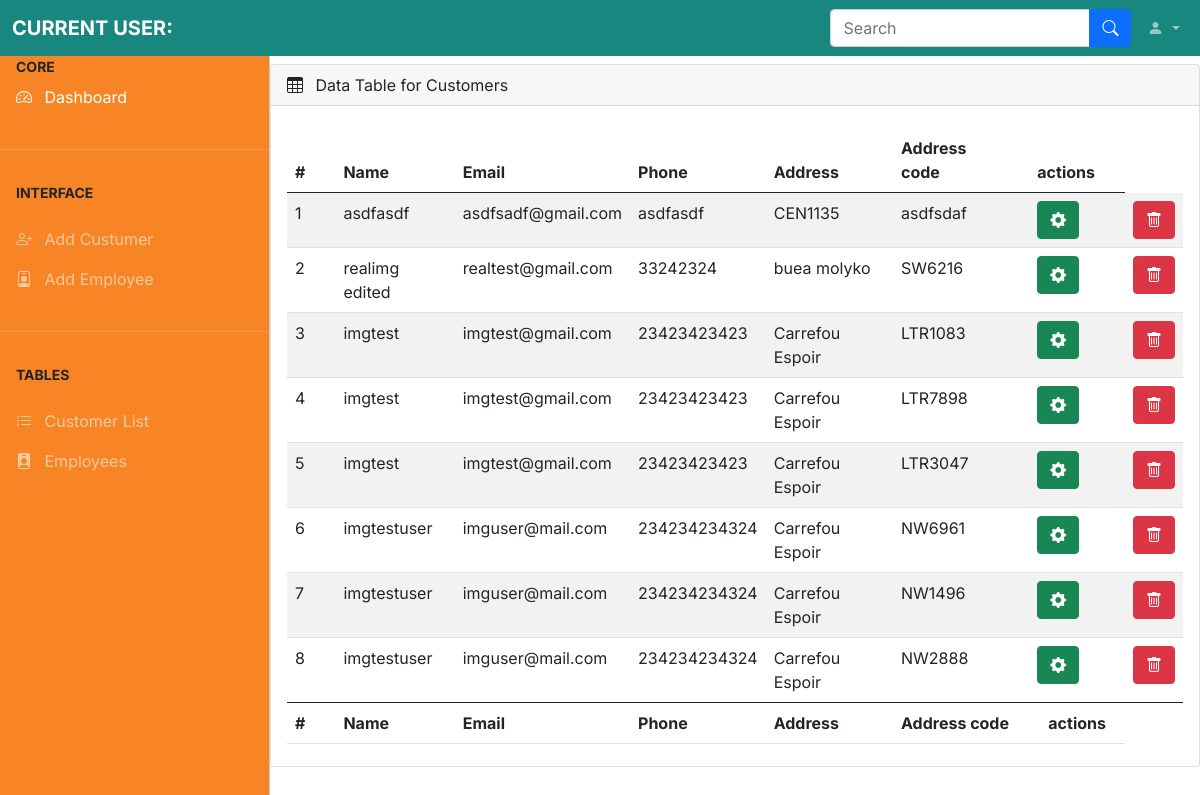
The page /controls/users.php on the database its author committed.
### tables this page shows
CREATE TABLE IF NOT EXISTS `customers` (
  `id` int NOT NULL AUTO_INCREMENT,
  `user_name` varchar(40) NOT NULL,
  `user_email` varchar(40) NOT NULL,
  `user_phone` varchar(40) NOT NULL,
  `user_pictures` varchar(255) NOT NULL,
  `user_address` varchar(40) NOT NULL,
  `adrcode` varchar(40) NOT NULL,
  `userimg1` varchar(250) DEFAULT NULL,
  `userimg2` varchar(250) DEFAULT NULL,
  `userimg3` varchar(250) DEFAULT NULL,
  PRIMARY KEY (`id`)
);

### controls/users.php (called while the page is built, shortened)
<?php
try{
    include __DIR__.'/../includes/connect.php';
    include __DIR__.'/../functions/functions.php';
    $customers = getall($pdo, 'customers');
    $sum = 0;
    include __DIR__ . '/../templates/users.html.php';
    $output = ob_get_clean();
}catch (PDOException $e){
    $title = 'An error occured';
    $output = 'Unable to establish connection to due to the error '.$e->getMessage();
}
include __DIR__ . '/../templates/adminlayout.html.php';

### functions/functions.php (called while the page is built, shortened)
<?php
function query($pdo, $sql, $parameters = []) {
    $query = $pdo->prepare($sql);
    $query->execute($parameters);
    return $query;
}
function getall($pdo, $table){
    $sql = 'SELECT * FROM `'.$table.'`';
    $resutl = query($pdo, $sql);
    return $resutl->fetchAll();
}

### templates/users.html.php (the view, shortened to what this page needs)
<div class="row">
          <div class="col-md-12 mb-3">
            <div class="card">
              <div class="card-header">
                <span><i class="bi bi-table me-2"></i></span> Data Table for Customers
              </div>
              <div class="card-body">
                <div class="table-responsive">
                  <table
                    id="example"
                    class="table table-striped data-table"
                    style="width: 100%"
                  >
                    <thead>
                      <tr>
                        <th>#</th>
                        <th>Name</th>
                        <th>Email</th>
                        <th>Phone</th>
                        <th>Address</th>
                        <th>Address code</th>
                        <th><Center>actions</Center></th>
                      </tr>
                    </thead>
                    <tbody>
                    <?php foreach ($customers as $cust): ?>
                      <tr>
                        <td><?= $sum+=1?></td>
                        <td><?=$cust['user_name']?></td>
                        <td><?=$cust['user_email']?></td>
                        <td><?=$cust['user_phone']?></td>
                        <td><?=$cust['user_address']?></td>
                        <td><?=$cust['adrcode']?></td>
                          <td>
                              <a href="edituser.php?id=<?=$cust['id']?>"><button class="btn btn-success"><span class="bi bi-gear-fill"></span></button>
                          </td>
                          <td>
                            <button type="button" class="btn btn-danger" data-bs-toggle="modal" data-bs-target="#<?=$cust['adrcode']?>">
                              <span class="bi bi-trash"></span>
                            </button>
                          </td>
                      </tr>
                    <?php endforeach; ?>
                    </tbody>
                    <tfoot>
                    <tr>
                        <th>#</th>
                        <th>Name</th>
                        <th>Email</th>
                        <th>Phone</th>
                        <th>Address</th>
                        <th>Address code</th>
                        <th><Center>actions</Center></th>
                      </tr>
                    </tfoot>
                  </table>
                </div>
              </div>
            </div>
          </div>
        </div>

### templates/adminlayout.html.php (shortened to what this page needs)
<!DOCTYPE html>
<html lang="en">
  <head>
    <link rel="stylesheet" href="../templates/cssadmin/bootstrap.min.css" />
    <link
      rel="stylesheet"
      href="https://cdn.jsdelivr.net/npm/bootstrap-icons@1.4.1/font/bootstrap-icons.css"
    />
    <link rel="stylesheet" href="../templates/cssadmin/dataTables.bootstrap5.min.css" />
    <link rel="stylesheet" href="../templates/cssadmin/style.css" />
  </head>
  <body>
    <nav class="navbar navbar-expand-lg navbar-dark fixed-top" style="background-color: #188780;">
      <div class="container-fluid">
        <a
          class="navbar-brand me-auto ms-lg-0 ms-3 text-uppercase fw-bold"
          href="#"
          >Current user: <?= $_SESSION['username'] ?></a
        >
        <div class="collapse navbar-collapse" id="topNavBar">
          <form class="d-flex ms-auto my-3 my-lg-0">
            <div class="input-group">
              <input
                class="form-control"
                type="search"
                placeholder="Search"
                aria-label="Search"
              />
              <button class="btn btn-primary" type="submit">
                <i class="bi bi-search"></i>
              </button>
            </div>
          </form>
          <ul class="navbar-nav">
            <li class="nav-item dropdown">
              <a
                class="nav-link dropdown-toggle ms-2"
                href="#"
                role="button"
                data-bs-toggle="dropdown"
                aria-expanded="false"
              >
                <i class="bi bi-person-fill"></i>
              </a>
            </li>
          </ul>
        </div>
      </div>
    </nav>
    <div
      class="offcanvas offcanvas-start sidebar-nav"
      style="background-color: #f78525;"
      tabindex="-1"
      id="sidebar"
    >
      <div class="offcanvas-body p-0">
        <nav class="navbar-dark">
          <ul class="navbar-nav">
            <li>
              <div class="text-dark small fw-bold text-uppercase px-3">
                CORE
              </div>
            </li>
            <li>
              <a href="admindashboard.php" class="nav-link px-3 active">
                <span class="me-2"><i class="bi bi-speedometer2"></i></span>
                <span>Dashboard</span>
              </a>
            </li>
            <li class="my-4"><hr class="dropdown-divider bg-light" /></li>
            <?php if($_SESSION['prev'] = 'admin'): ?>
            <li>
              <div class="text-dark small fw-bold text-uppercase px-3 mb-3">
                Interface
              </div>
            </li>
            <li>
              <a href="register.php" class="nav-link px-3">
                <span class="me-2 "><i class="bi bi-person-plus"></i></span>
                <span>Add Custumer</span>
              </a>
            </li>
            <li>
              <a href="regemployee.php?id=1" class="nav-link px-3">
                <span class="me-2 fa-user"><i class="bi bi-person-badge"></i></span>
                <span>Add Employee</span>
              </a>
            </li>
            <li class="my-4"><hr class="dropdown-divider bg-light" /></li>
            <?php endif; ?>
            <li>
              <div class="text-dark small fw-bold text-uppercase px-3 mb-3">
                Tables
              </div>
            </li>
            <li>
              <a href="users.php" class="nav-link px-3">
                <span class="me-2"><i class="bi bi-list-ul"></i></span>
                <span>Customer List</span>
              </a>
            </li>
            <li>
              <a href="employee.php" class="nav-link px-3">
                <span class="me-2"><i class="bi bi-person-badge-fill"></i></span>
                <span>Employees</span>
              </a>
            </li>
          </ul>
        </nav>
      </div>
    </div>
    <main class="mt-5 pt-3">
      <?=$output?>
    </main>
  </body>
</html>

### rows shown on the page
customers: sum "1", user_name "asdfasdf", user_email "asdfsadf@gmail.com", user_phone "asdfasdf", user_address "CEN1135", adrcode "asdfsdaf"
customers: sum "2", user_name "realimg edited", user_email "realtest@gmail.com", user_phone "33242324", user_address "buea molyko", adrcode "SW6216"
customers: sum "3", user_name "imgtest", user_email "imgtest@gmail.com", user_phone "23423423423", user_address "Carrefou Espoir", adrcode "LTR1083"
customers: sum "4", user_name "imgtest", user_email "imgtest@gmail.com", user_phone "23423423423", user_address "Carrefou Espoir", adrcode "LTR7898"
customers: sum "5", user_name "imgtest", user_email "imgtest@gmail.com", user_phone "23423423423", user_address "Carrefou Espoir", adrcode "LTR3047"
customers: sum "6", user_name "imgtestuser", user_email "imguser@mail.com", user_phone "234234234324", user_address "Carrefou Espoir", adrcode "NW6961"
customers: sum "7", user_name "imgtestuser", user_email "imguser@mail.com", user_phone "234234234324", user_address "Carrefou Espoir", adrcode "NW1496"
customers: sum "8", user_name "imgtestuser", user_email "imguser@mail.com", user_phone "234234234324", user_address "Carrefou Espoir", adrcode "NW2888"
